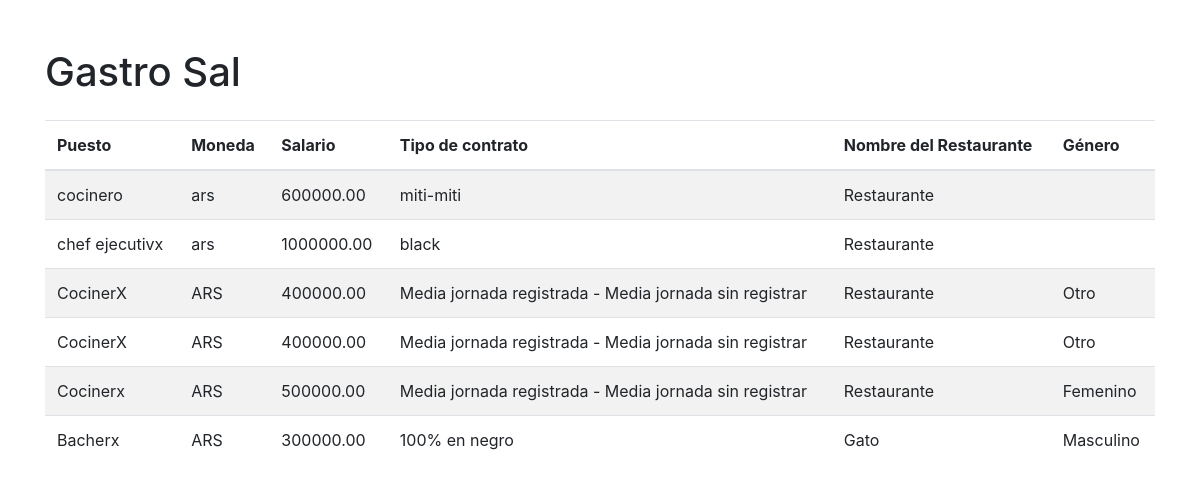
Page /data_list/ on the earlier database version.
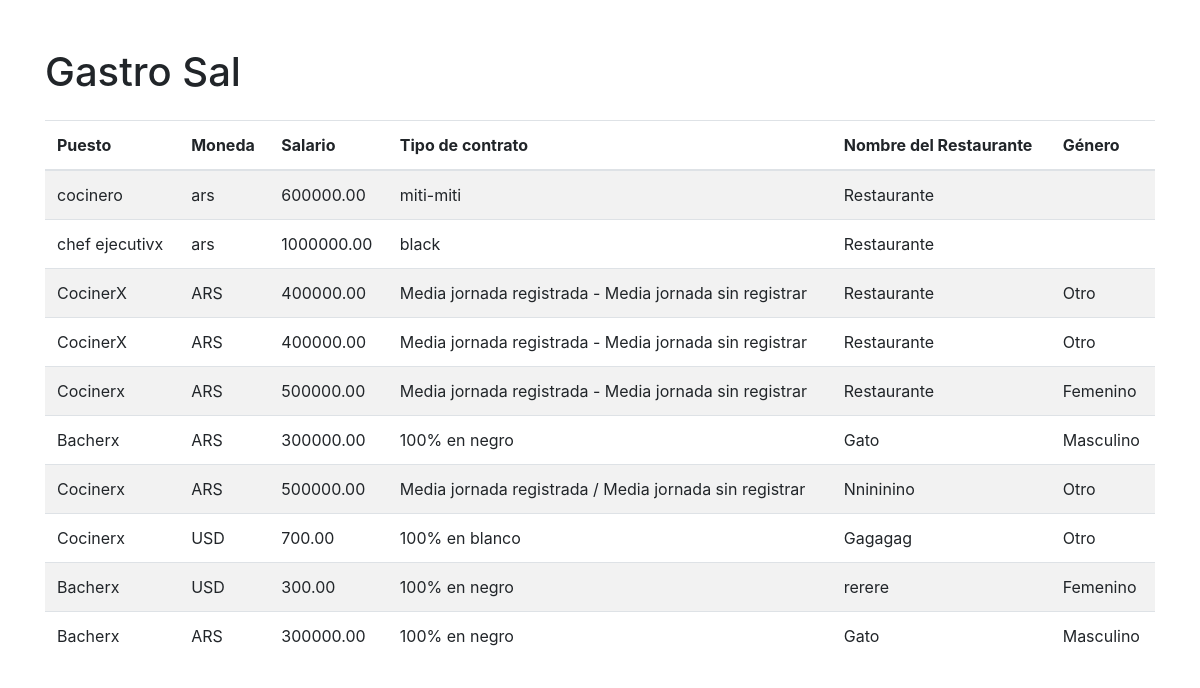
Same page on the later database version.
### jobdata/models.py (models this page shows, shortened)
class JobData(models.Model):
    POSITION_CHOICES = [
        ('Bacherx', 'Bacherx'),
        ('Ayudantx de cocina', 'Ayudantx de cocina'),
        ('Cocinerx', 'Cocinerx'),
        ('Pastelerx', 'Pastelerx'),
        ('Jefx de pastelería', 'Jefx de pastelería'),
        ('Jefx de cocina', 'Jefx de cocina'),
        ('Sommelier', 'Sommelier'),
        ('Camarerx', 'Camarerx'),
        ('Encargadx de sala', 'Encargado de sala'),
        ('Chef ejecutivx', 'Chef ejecutivo'),
        ('Cajerx', 'Cajerx'),
    ]
    CURRENCY_CHOICES = [
        ('USD', 'USD'),
        ('ARS', 'ARS'),
    ]
    CONTRACT_CHOICES = [
        ('100% en blanco', 'En blanco(Trabajo 100% registrado)'),
        ('100% en negro', 'En negro(Trabajo sin registrar)'),
        ('Media jornada registrada / Media jornada sin registrar', 'Miti-Miti(Media jornada de trabajo registrado, la otra media jornada sin registrar)')
    ]
    GENDER_CHOICES = [
        ('Masculino', 'Masculino'),
        ('Femenino', 'Femenino'),
        ('Otro', 'Otro'),
    ]
    position = models.CharField(max_length=50, choices=POSITION_CHOICES)
    currency = models.CharField(max_length=3, choices=CURRENCY_CHOICES)
    salary = models.DecimalField(max_digits=10, decimal_places=2)
    contract_type = models.CharField(max_length=100, choices=CONTRACT_CHOICES)
    restaurant_name = models.CharField(max_length=100)
    gender = models.CharField(max_length=10, choices=GENDER_CHOICES)

### jobdata/views.py (the view)
# urls.py: path('data_list/', views.data_list, name='data_list'),
def data_list(request):
    data = JobData.objects.all()
    category_counts = JobData.objects.values('position').annotate(count=Count('position'))
    return render(request, 'jobdata/data_list.html', {'data': data, 'category_counts': category_counts})

### jobdata/templates/jobdata/data_list.html (shortened to what this page needs)
{% extends "jobdata/base.html" %}
{% load form_tags %}
{% block content %}
<div class="mt-5">
    <h1 class="mb-4">Gastro Sal</h1>
    <table class="table table-striped">
        <thead>
            <tr>
                <th>Puesto</th>
                <th>Moneda</th>
                <th>Salario </th>
                <th>Tipo de contrato</th>
                <th>Nombre del Restaurante</th>
                <th>Género</th>
            </tr>
        </thead>
        <tbody>
            {% for item in data %}
                <tr>
                    <td>{{ item.position }}</td>
                    <td>{{ item.currency }}</td>
                    <td>{{ item.salary }}</td>
                    <td>{{ item.contract_type }}</td>
                    <td>{{ item.restaurant_name }}</td>
                    <td>{{ item.gender }}</td>
                </tr>
            {% endfor %}
        </tbody>
    </table>
</div>
{% endblock %}

### jobdata/templates/jobdata/base.html (shortened to what this page needs)
<!DOCTYPE html>
<html lang="es">
<head>
    <link href="https://stackpath.bootstrapcdn.com/bootstrap/4.5.2/css/bootstrap.min.css" rel="stylesheet">
</head>
<body>
    <div class="container mt-5">
        {% block content %}
        {% endblock %}
    </div>
</body>
</html>

Differences in the rows shown:
added JobData: position "Cocinerx", currency "ARS", salary "500000.00", contract_type "Media jornada registrada / Media jornada sin registrar", restaurant_name "Nnininino", gender "Otro"
added JobData: position "Cocinerx", currency "USD", salary "700.00", contract_type "100% en blanco", restaurant_name "Gagagag", gender "Otro"
added JobData: position "Bacherx", currency "USD", salary "300.00", contract_type "100% en negro", restaurant_name "rerere", gender "Femenino"
added JobData: position "Bacherx", currency "ARS", salary "300000.00", contract_type "100% en negro", restaurant_name "Gato", gender "Masculino"
